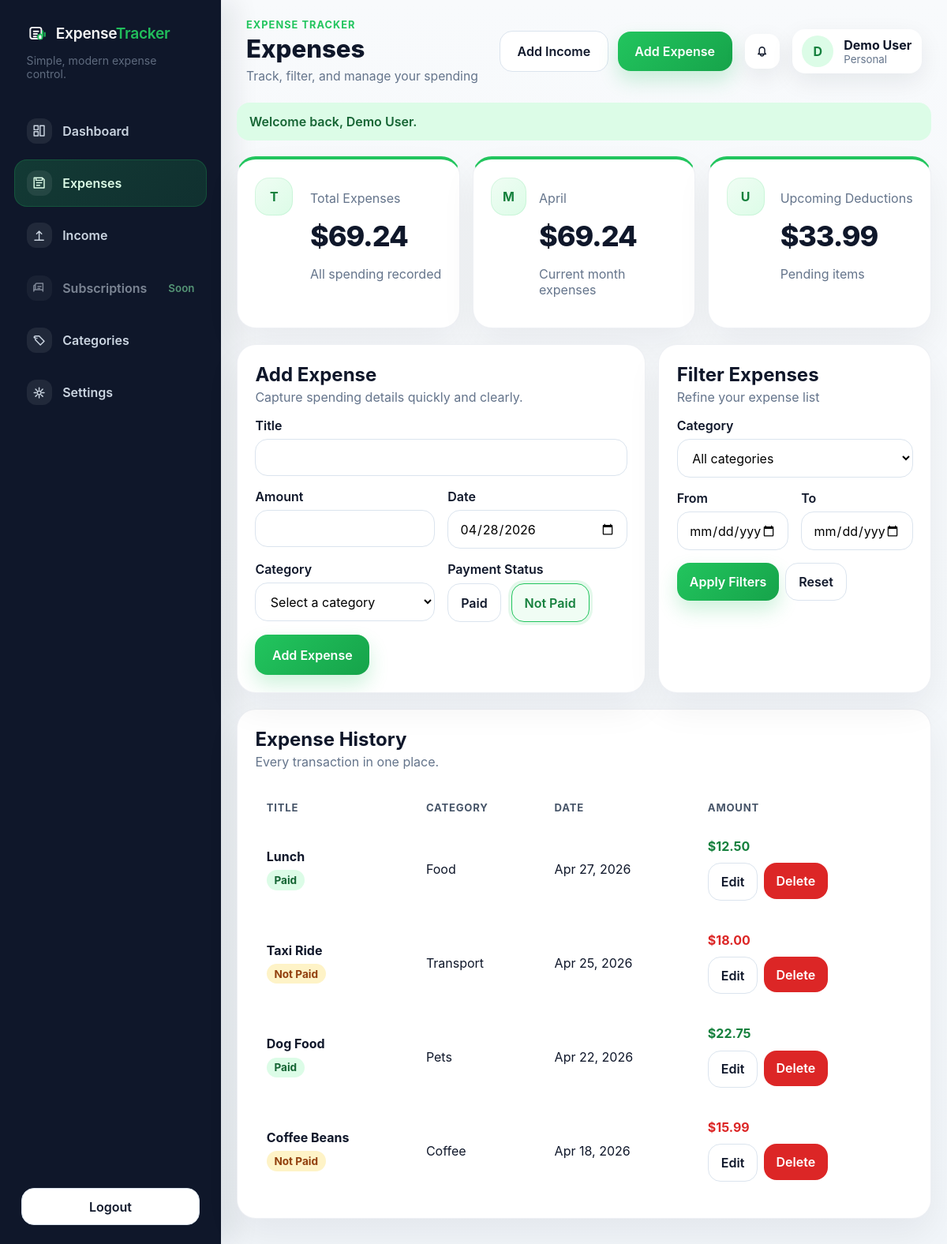
Page /pages/expenses.php (signed in) on the committed database.
### tables this page shows
CREATE TABLE expenses (
    id INT UNSIGNED AUTO_INCREMENT PRIMARY KEY,
    user_id INT UNSIGNED NOT NULL,
    category_id INT UNSIGNED NOT NULL,
    title VARCHAR(150) NOT NULL,
    amount DECIMAL(10,2) NOT NULL,
    expense_date DATE NOT NULL,
    payment_status ENUM('paid', 'pending') NOT NULL DEFAULT 'pending',
    created_at TIMESTAMP NOT NULL DEFAULT CURRENT_TIMESTAMP,
    updated_at TIMESTAMP NOT NULL DEFAULT CURRENT_TIMESTAMP ON UPDATE CURRENT_TIMESTAMP,
    CONSTRAINT fk_expenses_user
        FOREIGN KEY (user_id) REFERENCES users(id)
        ON DELETE CASCADE,
    CONSTRAINT fk_expenses_category
        FOREIGN KEY (category_id) REFERENCES categories(id)
        ON DELETE RESTRICT,
    KEY idx_expenses_user_date (user_id, expense_date),
    KEY idx_expenses_category (category_id)
);

CREATE TABLE categories (
    id INT UNSIGNED AUTO_INCREMENT PRIMARY KEY,
    user_id INT UNSIGNED NULL,
    name VARCHAR(50) NOT NULL,
    is_default TINYINT(1) NOT NULL DEFAULT 0,
    created_at TIMESTAMP NOT NULL DEFAULT CURRENT_TIMESTAMP,
    updated_at TIMESTAMP NOT NULL DEFAULT CURRENT_TIMESTAMP ON UPDATE CURRENT_TIMESTAMP,
    CONSTRAINT fk_categories_user
        FOREIGN KEY (user_id) REFERENCES users(id)
        ON DELETE CASCADE,
    UNIQUE KEY unique_user_category (user_id, name)
);

### includes/functions.php (called while the page is built, shortened)
<?php
require_once __DIR__ . '/../config/db.php';
function db(): PDO
{
    global $pdo;
    return $pdo;
}
function currentUserCurrency(): string
{
    $currency = strtoupper((string) ($_SESSION['user_currency'] ?? 'USD'));
    $currencies = availableCurrencies();
    return array_key_exists($currency, $currencies) ? $currency : 'USD';
}
function appBasePath(): string
{
    static $basePath;
    if ($basePath !== null) {
        return $basePath;
    }
    $documentRoot = realpath($_SERVER['DOCUMENT_ROOT'] ?? '') ?: '';
    $appRoot = realpath(__DIR__ . '/..') ?: '';
    if ($documentRoot !== '' && $appRoot !== '' && str_starts_with($appRoot, $documentRoot)) {
        $basePath = str_replace('\\', '/', substr($appRoot, strlen($documentRoot))) ?: '';
    } else {
        $basePath = '';
    }
    return rtrim($basePath, '/');
}
function url(string $path = ''): string
{
    $basePath = appBasePath();
    $normalizedPath = ltrim($path, '/');
    if ($normalizedPath === '') {
        return $basePath !== '' ? $basePath . '/' : '/';
    }
    return ($basePath !== '' ? $basePath : '') . '/' . $normalizedPath;
}
function currentRoute(): string
{
    $requestPath = parse_url($_SERVER['REQUEST_URI'] ?? '', PHP_URL_PATH) ?: '';
    $basePath = appBasePath();
    return ltrim($requestPath, '/');
}
function currentUserId(): int
{
    return (int) ($_SESSION['user_id'] ?? 0);
}
function currentUserExists(): bool
{
    $userId = currentUserId();
    $statement = db()->prepare('SELECT COUNT(*) FROM users WHERE id = :id');
    $statement->execute(['id' => $userId]);
    return (int) $statement->fetchColumn() > 0;
}
function requireLogin(): void
{
    if (!currentUserExists()) {
        $_SESSION = [];
        if (ini_get('session.use_cookies')) {
            $params = session_get_cookie_params();
            setcookie(session_name(), '', time() - 42000, $params['path'], $params['domain'], (bool) $params['secure'], (bool) $params['httponly']);
        }
        session_destroy();
        session_start();
        setFlash('error', 'Your session expired after a database reset. Please log in again.');
        redirect('auth/login.php');
    }
}
function e(?string $value): string
{
    return htmlspecialchars((string) $value, ENT_QUOTES, 'UTF-8');
}
function formatCurrency(float $amount): string
{
    $currency = currentUserCurrency();
    $symbols = [
        'USD' => '$',
        'SAR' => 'SAR ',
        'PHP' => 'PHP ',
        'EUR' => 'EUR ',
        'GBP' => 'GBP ',
    ];
    return ($symbols[$currency] ?? ($currency . ' ')) . number_format($amount, 2);
}
function formatDate(string $date): string
{
    $timestamp = strtotime($date);
    return $timestamp ? date('M d, Y', $timestamp) : $date;
}
function availableCurrencies(): array
{
    return [
        'USD' => 'US Dollar (USD)',
        'SAR' => 'Saudi Riyal (SAR)',
        'PHP' => 'Philippine Peso (PHP)',
        'EUR' => 'Euro (EUR)',
        'GBP' => 'British Pound (GBP)',
    ];
}
function listExpensesForUser(int $userId, array $filters = []): array
{
    $filterCategory = (int) ($filters['category_id'] ?? 0);
    $filterFrom = (string) ($filters['from_date'] ?? '');
    $filterTo = (string) ($filters['to_date'] ?? '');
    $query = 'SELECT e.id, e.title, e.amount, e.expense_date, e.payment_status, c.name AS category_name
              FROM expenses e
              LEFT JOIN categories c ON c.id = e.category_id
              WHERE e.user_id = :user_id';
    $params = ['user_id' => $userId];
    $query .= ' ORDER BY e.expense_date DESC, e.id DESC';
    $statement = db()->prepare($query);
    $statement->execute($params);
    return $statement->fetchAll();
}
function getExpenseSummaryForUser(int $userId): array
{
    $statement = db()->prepare(
        'SELECT
            COALESCE(SUM(amount), 0) AS total_expenses,
            COALESCE(SUM(CASE
                WHEN YEAR(expense_date) = YEAR(CURDATE()) AND MONTH(expense_date) = MONTH(CURDATE())
                THEN amount ELSE 0 END), 0) AS monthly_expenses,
            COALESCE(SUM(CASE WHEN payment_status = "pending" THEN amount ELSE 0 END), 0) AS upcoming_deductions
         FROM expenses
         WHERE user_id = :user_id'
    );
    $statement->execute(['user_id' => $userId]);
    return $statement->fetch() ?: [
        'total_expenses' => 0,
        'monthly_expenses' => 0,
        'upcoming_deductions' => 0,
    ];
}

### pages/expenses.php (the view, shortened to what this page needs)
<?php
require_once __DIR__ . '/../includes/functions.php';
requireLogin();
$userId = currentUserId();
$editingExpense = null;
$filterCategory = (int) ($_GET['category_id'] ?? 0);
$filterFrom = $_GET['from_date'] ?? '';
$filterTo = $_GET['to_date'] ?? '';
$expenses = listExpensesForUser($userId, [
    'category_id' => $filterCategory,
    'from_date' => $filterFrom,
    'to_date' => $filterTo,
]);
$expenseSummary = getExpenseSummaryForUser($userId);
$currentMonthLabel = date('F');
$pageActions = '<div class="topbar-action-group">'
    . '<a class="button button-lg secondary" href="' . e(url('pages/income.php#income-form')) . '">Add Income</a>'
    . '<a class="button button-lg" href="#expense-form">Add Expense</a>'
    . '</div>';
require_once __DIR__ . '/../includes/header.php';
?>
<div
    data-expenses-page
    data-api-url="<?= e(url('api/expenses.php')); ?>"
    data-base-edit-url="<?= e(url('pages/expenses.php?edit=')); ?>"
>
<div class="grid grid-3 metrics-grid">
    <section class="card metric-card expense-summary-card">
        <div class="metric-icon">T</div>
        <div>
            <p class="muted">Total Expenses</p>
            <p class="metric" data-expense-summary="total"><?= e(formatCurrency((float) $expenseSummary['total_expenses'])); ?></p>
            <p class="muted">All spending recorded</p>
        </div>
    </section>
    <section class="card metric-card expense-summary-card">
        <div class="metric-icon">M</div>
        <div>
            <p class="muted"><?= e($currentMonthLabel); ?></p>
            <p class="metric" data-expense-summary="monthly"><?= e(formatCurrency((float) $expenseSummary['monthly_expenses'])); ?></p>
            <p class="muted">Current month expenses</p>
        </div>
    </section>
    <section class="card metric-card expense-summary-card">
        <div class="metric-icon">U</div>
        <div>
            <p class="muted">Upcoming Deductions</p>
            <p class="metric" data-expense-summary="upcoming"><?= e(formatCurrency((float) $expenseSummary['upcoming_deductions'])); ?></p>
            <p class="muted">Pending items</p>
        </div>
    </section>
</div>
<div class="expenses-layout section-gap">
    <section class="card expense-form-card">
        <div class="card-header-block">
            <h2><?= $editingExpense ? 'Edit Expense' : 'Add Expense'; ?></h2>
            <p class="muted">Capture spending details quickly and clearly.</p>
        </div>
        <form method="post" data-expense-form>
            <div class="form-grid">
                <div class="field full">
                    <label for="title">Title</label>
                    <input id="title" type="text" name="title" value="<?= e($editingExpense['title'] ?? ''); ?>" required>
                </div>
                <div class="field">
                    <label for="amount">Amount</label>
                    <input id="amount" type="number" step="0.01" min="0.01" name="amount" value="<?= e((string) ($editingExpense['amount'] ?? '')); ?>" required>
                </div>
                <div class="field">
                    <label for="expense_date">Date</label>
                    <input id="expense_date" type="date" name="expense_date" value="<?= e($editingExpense['expense_date'] ?? date('Y-m-d')); ?>" required>
                </div>
                <div class="field">
                    <label for="category_id">Category</label>
                    <select id="category_id" name="category_id" required>
                        <option value="">Select a category</option>
                    </select>
                </div>
                <div class="field">
                    <label for="payment_status">Payment Status</label>
                    <div class="radio-group">
                        <label class="radio-pill">
                            <span>Paid</span>
                        </label>
                        <label class="radio-pill">
                            <span>Not Paid</span>
                        </label>
                    </div>
                </div>
            </div>
            <div class="actions" style="margin-top: 1rem;">
                <button class="button-lg" type="submit" data-loading-button data-loading-text="<?= e($editingExpense ? 'Updating...' : 'Adding...'); ?>"><?= $editingExpense ? 'Update Expense' : 'Add Expense'; ?></button>
            </div>
        </form>
    </section>
    <section class="card filter-card">
        <div class="card-header-block">
            <h2>Filter Expenses</h2>
            <p class="muted">Refine your expense list</p>
        </div>
        <form method="get" data-expense-filter-form>
            <div class="form-grid">
                <div class="field full">
                    <label for="filter_category_id">Category</label>
                    <select id="filter_category_id" name="category_id">
                        <option value="">All categories</option>
                    </select>
                </div>
                <div class="field">
                    <label for="from_date">From</label>
                    <input id="from_date" type="date" name="from_date" value="<?= e($filterFrom); ?>">
                </div>
                <div class="field">
                    <label for="to_date">To</label>
                    <input id="to_date" type="date" name="to_date" value="<?= e($filterTo); ?>">
                </div>
            </div>
            <div class="actions" style="margin-top: 1rem;">
                <button type="submit" data-loading-button data-loading-text="Applying...">Apply Filters</button>
                <a class="button secondary" href="<?= e(url('pages/expenses.php')); ?>">Reset</a>
            </div>
        </form>
    </section>
</div>
<section class="card section-gap table-card">
    <div class="card-header-block">
        <h2>Expense History</h2>
        <p class="muted">Every transaction in one place.</p>
    </div>
    <div class="table-wrap">
        <table>
            <thead>
            <tr>
                <th>Title</th>
                <th>Category</th>
                <th>Date</th>
                <th>Amount</th>
            </tr>
            </thead>
            <tbody data-expenses-tbody>
            <?php if ($expenses): ?>
                <?php foreach ($expenses as $expense): ?>
                    <tr>
                        <td>
                            <strong><?= e($expense['title']); ?></strong>
                            <div class="table-meta">
                                <?php if (($expense['payment_status'] ?? 'pending') === 'paid'): ?>
                                    <span class="badge badge-success">Paid</span>
                                <?php else: ?>
                                    <span class="badge badge-warning">Not Paid</span>
                                <?php endif; ?>
                            </div>
                        </td>
                        <td><?= e($expense['category_name'] ?? 'Uncategorized'); ?></td>
                        <td><?= e(formatDate($expense['expense_date'])); ?></td>
                        <td class="<?= ($expense['payment_status'] ?? 'pending') === 'paid' ? 'amount-positive' : 'amount-negative'; ?>">
                            <?= e(formatCurrency((float) $expense['amount'])); ?>
                            <div class="table-actions-inline">
                                <a class="button secondary" href="<?= e(url('pages/expenses.php?edit=' . (string) $expense['id'])); ?>">Edit</a>
                                <form method="post" class="inline-form" data-expense-delete-form>
                                    <button class="danger" type="submit" data-loading-button data-loading-text="Deleting...">Delete</button>
                                </form>
                            </div>
                        </td>
                    </tr>
                <?php endforeach; ?>
            <?php else: ?>
                <tr>
                    <td colspan="4" class="muted">No expenses found for the selected filters.</td>
                </tr>
            <?php endif; ?>
            </tbody>
        </table>
    </div>
</section>
</div>
<?php require_once __DIR__ . '/../includes/footer.php'; ?>

### rows in the picture
expenses: title "Lunch", payment_status "Paid", category.name "Food", expense_date "Apr 27, 2026", amount "$12.50"
expenses: title "Taxi Ride", payment_status "Not Paid", category.name "Transport", expense_date "Apr 25, 2026", amount "$18.00"
expenses: title "Dog Food", payment_status "Paid", category.name "Pets", expense_date "Apr 22, 2026", amount "$22.75"
expenses: title "Coffee Beans", payment_status "Not Paid", category.name "Coffee", expense_date "Apr 18, 2026", amount "$15.99"

### other values in the picture
$pageTitle "Expenses"
$pageSubtitle "Track, filter, and manage your spending"
substr(currentUserName(), 0, 1) "D"
currentUserName() "Demo User"
$flash['message'] "Welcome back, Demo User."
formatCurrency((float) $expenseSummary['total_expenses']) "$69.24"
formatCurrency((float) $expenseSummary['monthly_expenses']) "$69.24"
formatCurrency((float) $expenseSummary['upcoming_deductions']) "$33.99"
